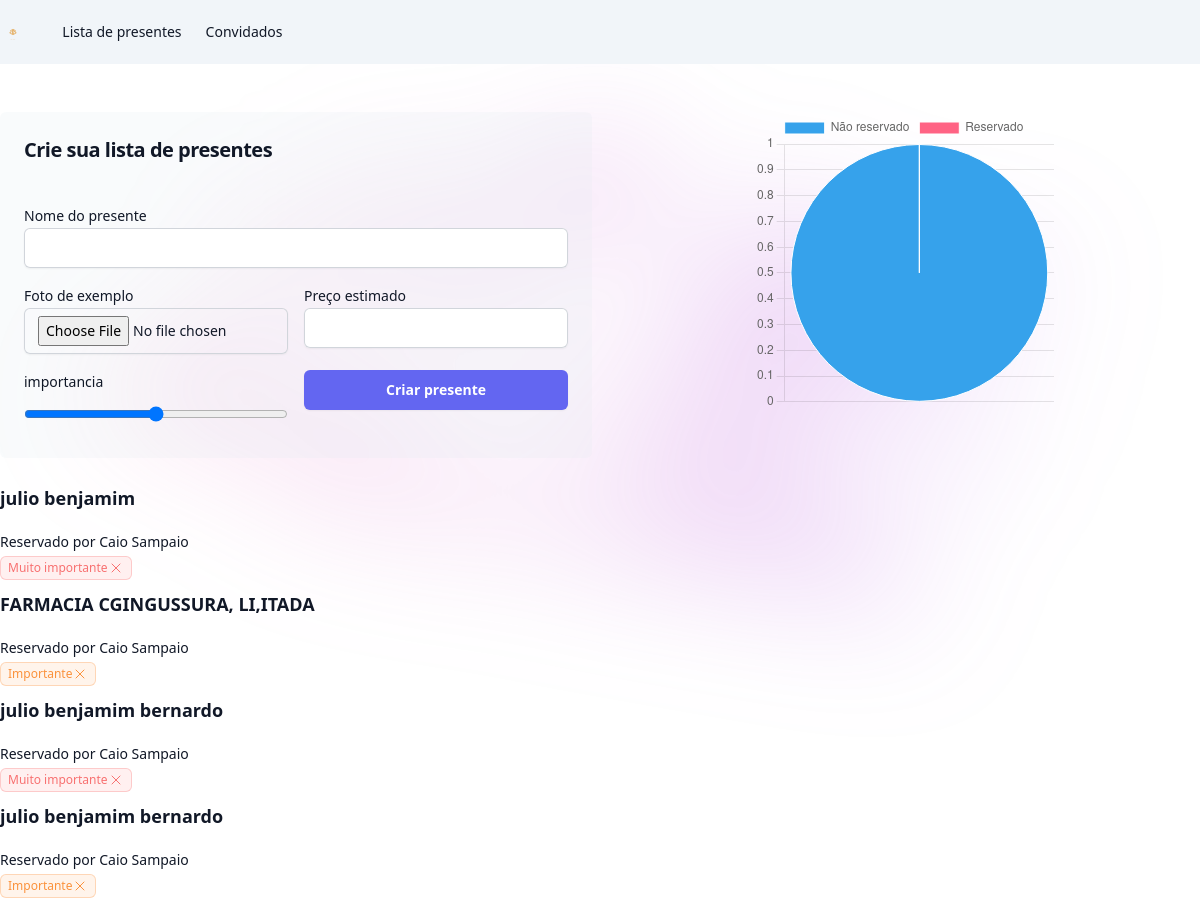
Page /homens/ on the earlier database version.
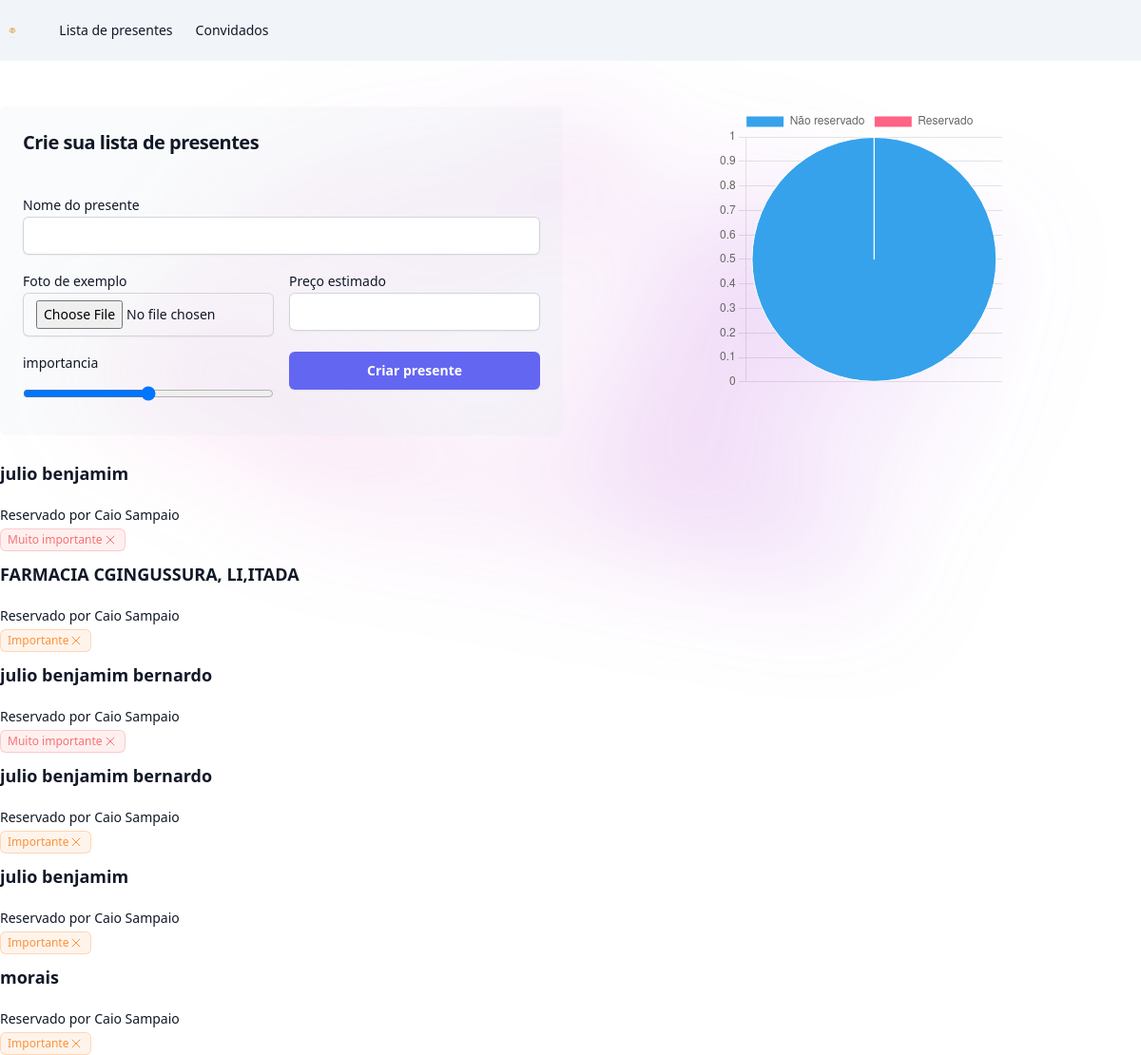
Same page on the later database version.
### homens/models.py (models this page shows, shortened)
class Presentes(models.Model):
    nome_presente = models.CharField(max_length=100)
    foto = models.ImageField(upload_to='presentes')  # O diretório onde as imagens serão armazenadas
    preco = models.DecimalField(max_digits=6, decimal_places=2)
    importancia = models.IntegerField()
    reservado = models.BooleanField(default=False)
    reservado_por = models.ForeignKey(
        Convidados, null=True, blank=True, on_delete=models.DO_NOTHING,
        related_name="presentes_reservados"
    )

### homens/views.py (the view, shortened to what this page needs)
# urls.py: path('', views.home, name = 'home'),
def home(request):
    if request.method == "GET":
        nao_reservado = Presentes.objects.filter(reservado=False).count()
        reservado = Presentes.objects.filter(reservado=True).count()
        data = [nao_reservado, reservado]
        presentes = Presentes.objects.all()
        return render(request, 'home.html', {'presentes': presentes, 'data': data})

### homens/templates/home.html (shortened to what the changed rows need)
{% extends "base.html" %}
{% block 'body' %}
    <div class="max-w-7xl mx-auto mt-12">
        <div class="grid grid-cols-2 gap-4">
            <div class="bg-slate-200/20 p-6 rounded-md">
                <h2 class="text-balance text-xl font-semibold tracking-tight text-gray-900">Crie sua lista de presentes</h2>
                <br>
            </div>
        </div>
        <div class="grid grid-cols-5 mt-4 gap-4">
          {% for presente in presentes %}
          <div>
              <h3 class="mt-2 text-lg font-semibold leading-8 text-gray-900">{{presente.nome_presente}}</h3>
              <p class="mt-4 block text-sm leading-6 text-gray-900">Reservado por Caio Sampaio</p>
              {% if presente.importancia <= 2 %}
              <span class="inline-flex items-center rounded-md bg-green-400/10 px-2 py-1 text-xs font-medium text-green-400 ring-1 ring-inset ring-green-400/30">Pouco importante <svg xmlns="http://www.w3.org/2000/svg" fill="none" viewBox="0 0 24 24" stroke-width="1.5" stroke="currentColor" class="size-4 text-green-400">
                  <path stroke-linecap="round" stroke-linejoin="round" d="M6 18 18 6M6 6l12 12" />
                  </svg>
              </span>
              {% elif presente.importancia < 4 %}
              <span class="inline-flex items-center rounded-md bg-orange-400/10 px-2 py-1 text-xs font-medium text-orange-400 ring-1 ring-inset ring-orange-400/30">Importante <svg xmlns="http://www.w3.org/2000/svg" fill="none" viewBox="0 0 24 24" stroke-width="1.5" stroke="currentColor" class="size-4 text-orange-400">
                  <path stroke-linecap="round" stroke-linejoin="round" d="M6 18 18 6M6 6l12 12" />
                  </svg>
              </span>
              {% else %}
              <span class="inline-flex items-center rounded-md bg-red-400/10 px-2 py-1 text-xs font-medium text-red-400 ring-1 ring-inset ring-red-400/30">Muito importante <svg xmlns="http://www.w3.org/2000/svg" fill="none" viewBox="0 0 24 24" stroke-width="1.5" stroke="currentColor" class="size-4 text-red-400">
                  <path stroke-linecap="round" stroke-linejoin="round" d="M6 18 18 6M6 6l12 12" />
                  </svg>
              </span>
              {% endif %}
          </div>
            </div>
            {%endfor%}
<script>
    const ctx = document.getElementById('myChart');
    new Chart(ctx, {
      type: 'pie',
      data: {
        labels: ['Não reservado', 'Reservado'],
        datasets: [{
          label: 'Presentes',
          data: {{data}},
          borderWidth: 1
        }]
      },
      options: {
        scales: {
          y: {
            beginAtZero: true
          }
        }
      }
    });
  </script>
{% endblock %}

Differences in the rows shown:
added Presentes: nome_presente "julio benjamim", importancia "Importante"
added Presentes: nome_presente "morais", importancia "Importante"
